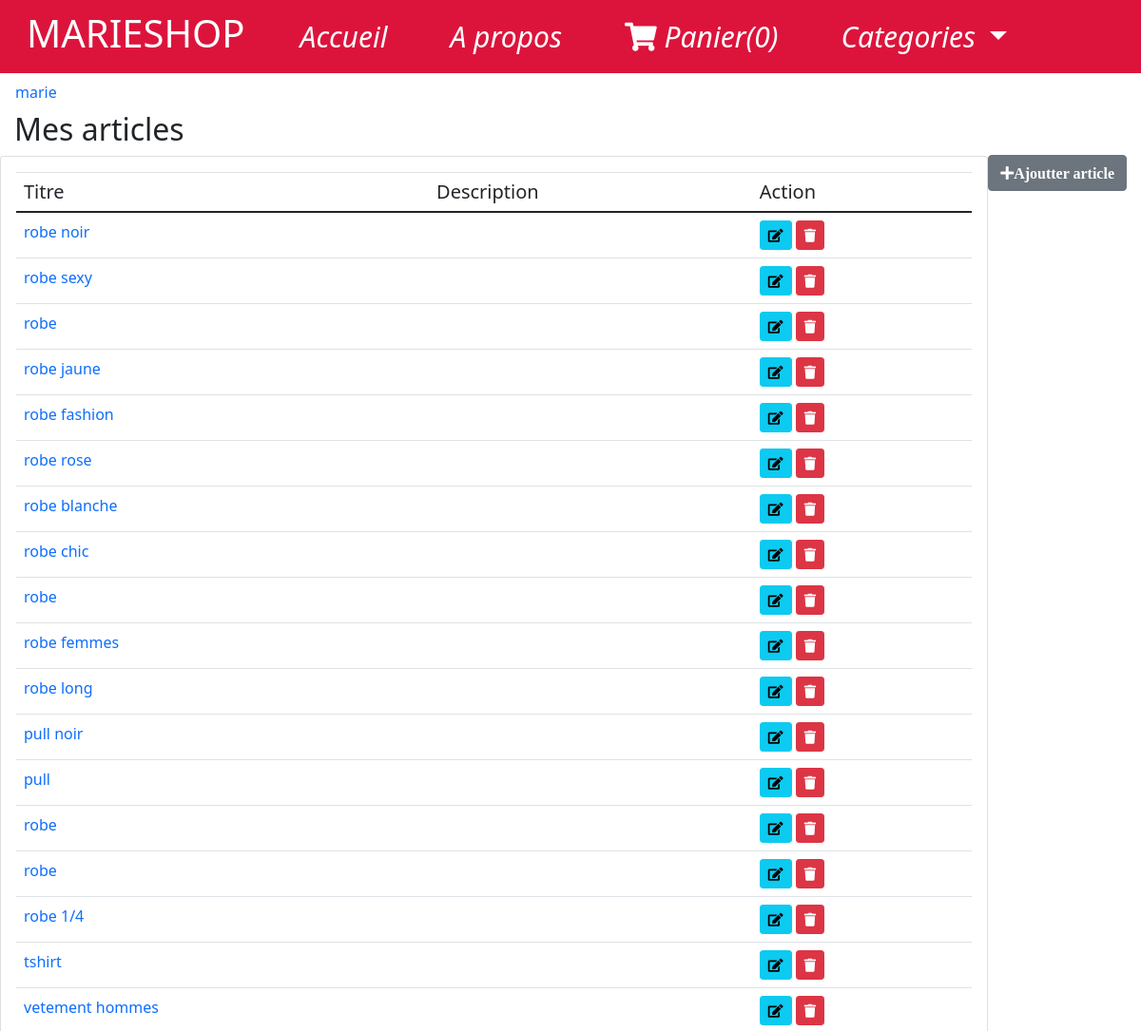
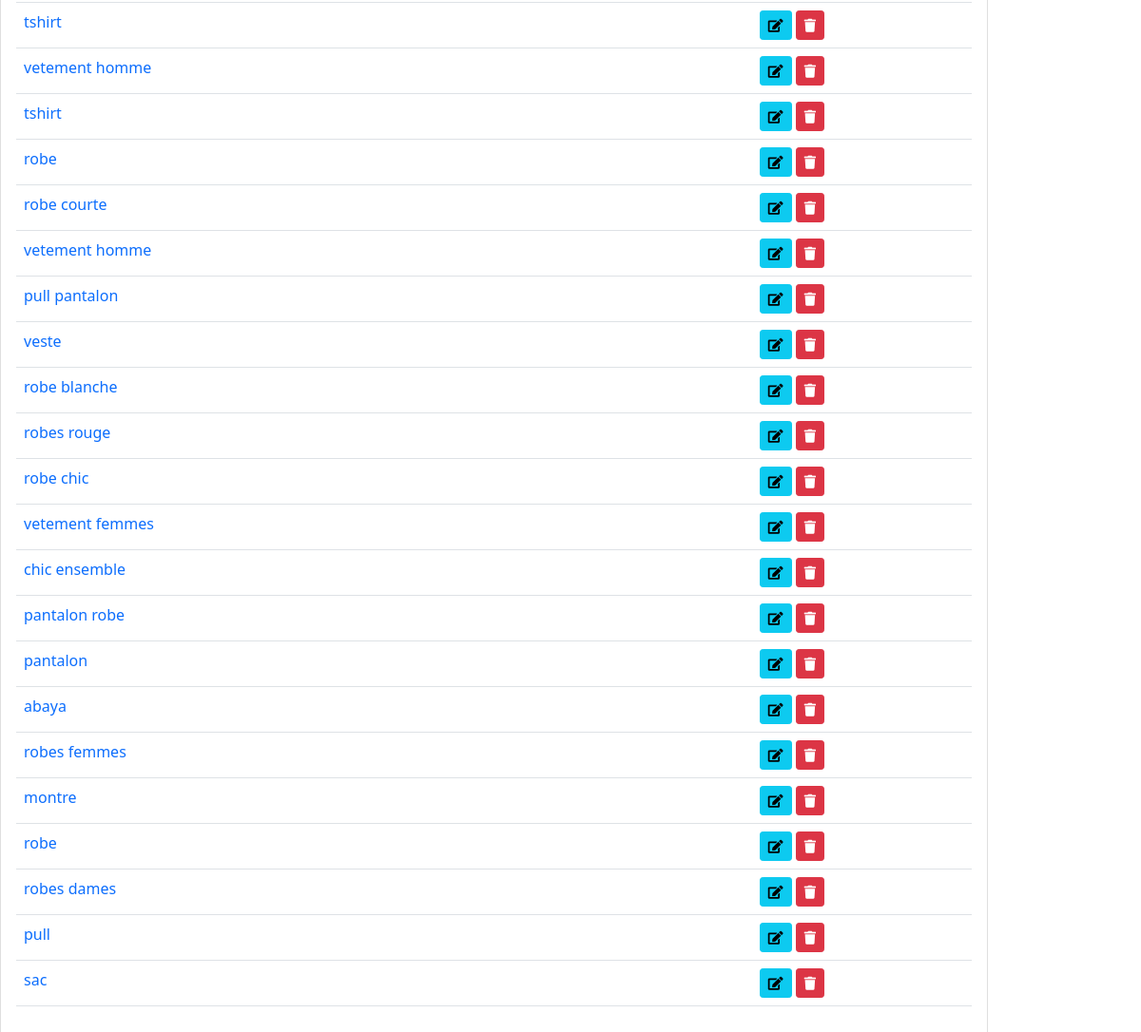
The app's page /my-admin/my-articles (signed in), older data (2 pictures, top to bottom).
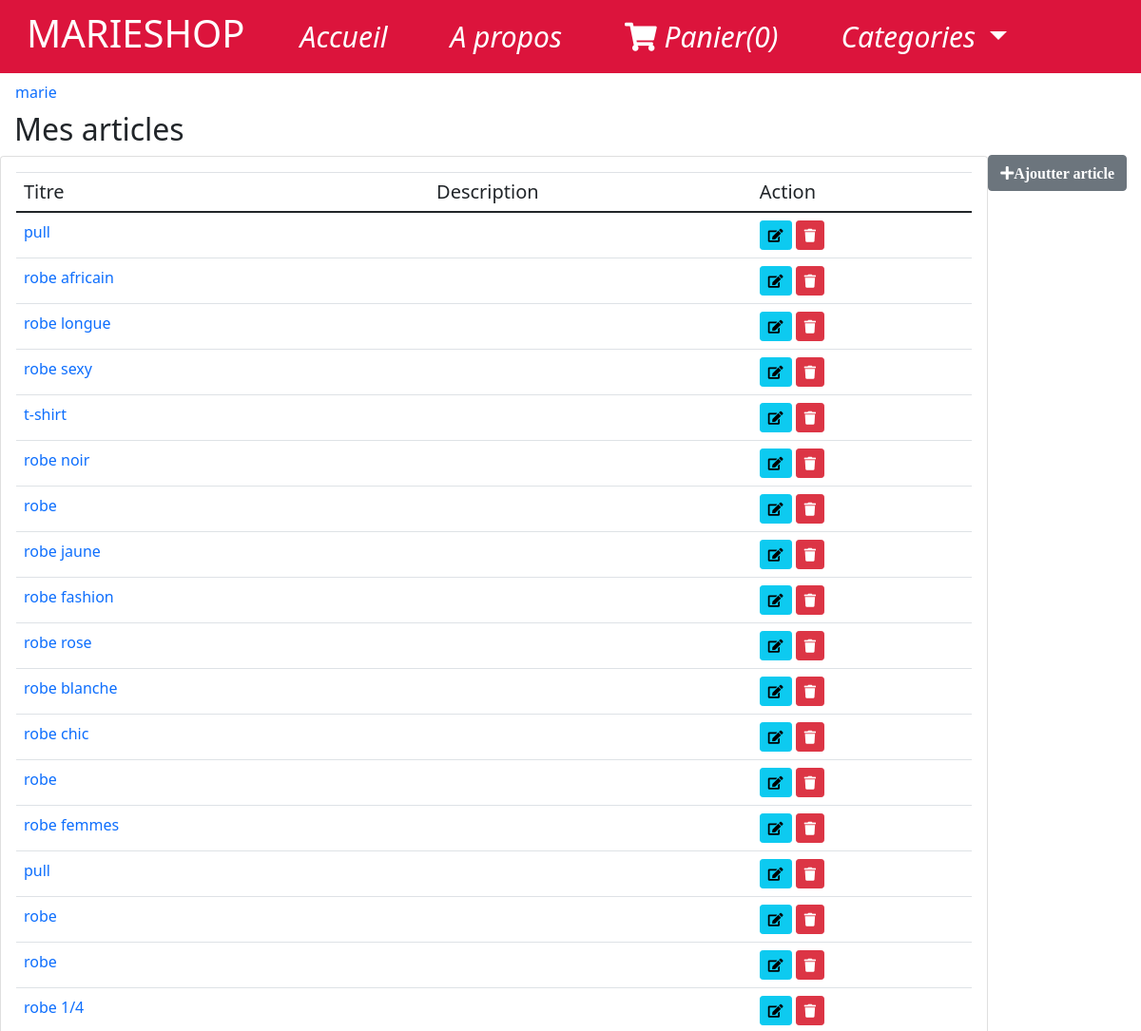
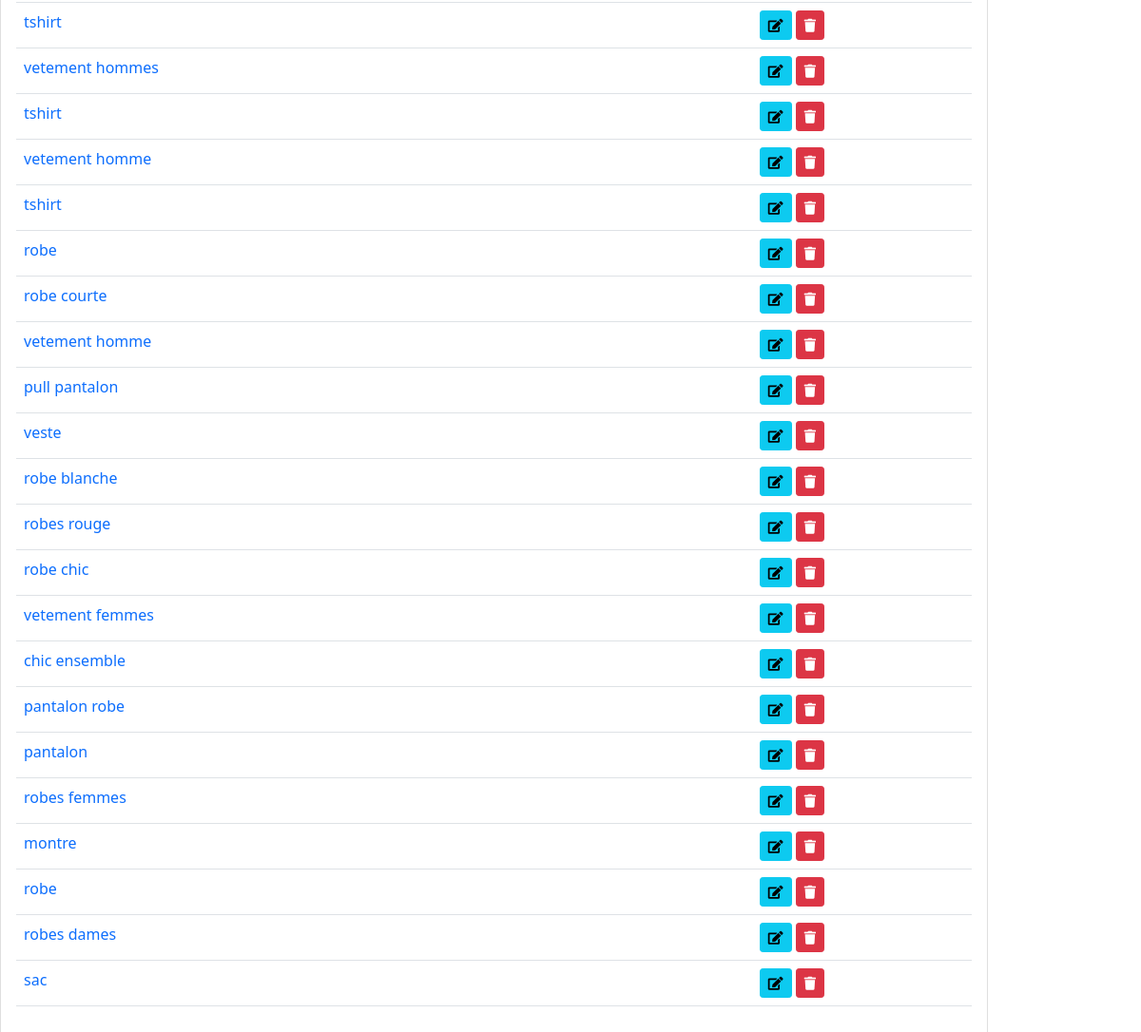
The same page, newer data (2 pictures, top to bottom).
### store/models.py (models this page shows)
class product(models.Model):
    title=models.CharField(max_length=200)
    price=models.FloatField()
    description =models.TextField()
    category=ForeignKey(Category,related_name="categorie",on_delete=models.CASCADE)
    image=models.CharField(max_length=5000)
    date_added=models.DateTimeField(auto_now=True)
    class Meta:
        ordering=["-date_added"]
    def __str__(self) :
        return self.title

### app_admin/views.py (the view)
# urls.py: path('my-articles', user_articles, name="my-articles"),
@login_required
def user_articles(request):
    has_perm=True
    if request.user.has_perm("store.delete_article"):
        has_perm=True
    list_articles = product.objects.filter()
    return render(request,'my-articles.html',{'list_articles':list_articles ,'has_perm':has_perm})

### app_admin/templates/my-articles.html (shortened to what this page needs)
{% extends 'shop/base.html' %}
{% block content %}
      <form class="d-flex">
        {% if user.is_authenticated %}
          <span class="nav-link" >{{user.username}}</span>
          {% endif %}
       </form>
   <div class="col-md-12"><h2> Mes articles </h2></div>
    <div class="col-md-12">
        <a href="{% url 'ajouter-article'%}" class="btn btn-secondary float-right"><i class="fas fa-plus">Ajoutter article</i></a>
    </div>
   {% if list_articles%}
   <div class="card">
    <div class="card-body">
        <table class="table table-hover">
            <thead>
                <tr>
                    <th class="h5">Titre</th>
                     <th class="h5">Description</th>
                    <th class="h5">Action</th>
                </tr>
            </thead>
             <tbody>
                  {% for article in list_articles %}
                <tr>
                    <td><a href="#"  style="text-decoration:none;" > {{article}}</a></td>
                    <td><a href="#"  style="text-decoration:none;"> {{article.intro}}</a></td>
                     <td>
                        <a href="{% url 'update-article' article.id %}" class="btn btn-info btn-sm"><i class="fas fa-edit"></i></a>
                        {% if has_perm %}
                        <a href="{% url 'delete-article' article.id %}" class="btn btn-danger btn-sm" ><i class="fas fa-trash"></i></a>
                          {% endif %}
                     </td>
                </tr>
                {% endfor %}
        </tbody>
        </table>
   </div>
   </div>
         {% else %}
                 <p> vous n'avez pas encore publier d'articles </p>
                  {% endif %}
{% endblock %}

### store/templates/shop/base.html (shortened to what this page needs)
<!doctype html>
{% load static %}
<html lang="fr">
  <head>
    <link rel="stylesheet" href="https://cdnjs.cloudflare.com/ajax/libs/font-awesome/5.15.3/css/all.min.css" />
    <link rel="stylesheet" type="text/css" href="{% static 'css/styles.css' %}">
    <link rel="stylesheet" href="https://cdn.jsdelivr.net/npm/bootstrap@4.0.0/dist/css/bootstrap.min.css">
    <link href="https://cdn.jsdelivr.net/npm/bootstrap@5.0.2/dist/css/bootstrap.min.css" rel="stylesheet">
  </head>
  <body>
    <nav class="navbar navbar-expand-lg">
  <div class="container-fluid">
      <li class="logo ">
        <h1>MARIESHOP</h1>
      </li>
    <div class="collapse navbar-collapse" id="navbarNavDropdown">
      <ul class="navbar-nav">
        <li class="nav-item">
          <a class="nav-link active text-white" aria-current="page" href="{% url 'home' %}">Accueil</a>
        </li>
        <li class="nav-item">
          <a class="nav-link text-white" href="{% url 'contact' %}">A propos</a>
        </li>
        <li class="nav-item">
         <a id="panier" type="button" class="nav-link text-white" data-html="true" data-container="body" data-toggle="popover" data-placement="bottom" data-content="Vivamus
           sagittis lacus vel augue laoreet rutrum faucibus."> <i class="fas fa-shopping-cart"></i>
            Panier(0)
        </a>
        </li>
        <li class="nav-item dropdown ">
          <a class="nav-link dropdown-toggle text-white" href="#" id="navbarDropdownMenuLink" role="button" data-bs-toggle="dropdown" aria-expanded="false">
            Categories
          </a>
      </ul>
    </div>
  </div>
</nav>
{% block content %}
{% endblock %}
  </body>
</html>

### static/css/styles.css (style rules this page uses)
.navbar { background-color:crimson; padding: 40px; font-size: 30px; color: #ffffff; }
.nav-item { font-style: italic; }
.navbar li { display: inline-block; margin-right: 50px; }
.logo { padding:0; margin: 0; font-size: 30px; color: #ffffff; }

Row changes from the older to the newer data that the page shows:
removed product: title "robe long"
removed product: title "pull noir"
removed product: title "abaya"
changed product (number 1 of 40 on the later page): moves up the list
added product: title "robe africain"
added product: title "robe longue"
changed product "robe sexy": moves down the list
added product: title "t-shirt"
